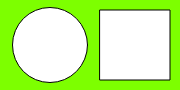
Frame 1 (no input)
Frame 60 (no input): identical to frame 1, image omitted
Frame 120 (the mouse pressed at the canvas centre since frame 60): identical to frame 1, image omitted

The p5.js sketch that drew this single still picture (run headless with seeded random() and noise() and a simulated clock; from frame 60 on, the mouse is pressed at the canvas centre):

// p5.js sketch
// ── sketch.js
function setup() {
  createCanvas(180, 90);
}

function draw() {
  background(125,255,0);
  ellipse(50,45,75);
  rect(100,10,70);
}
